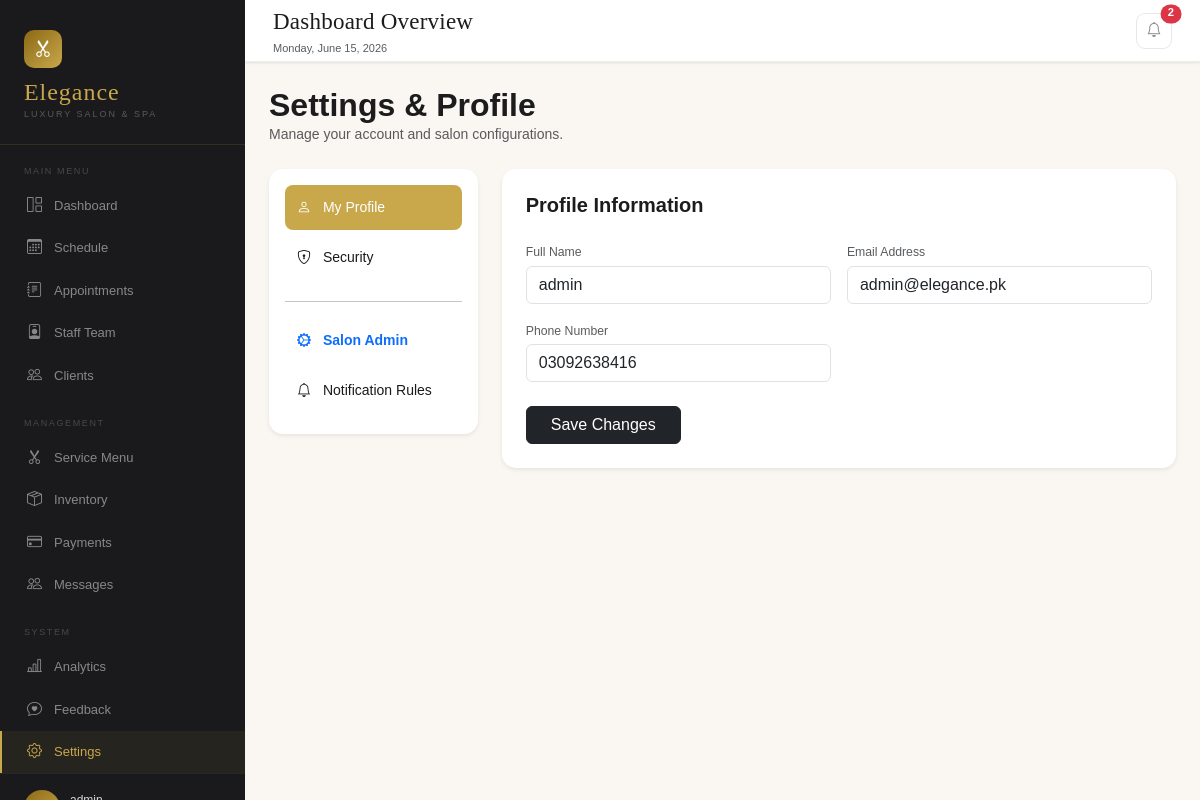
/dashboard/settings.php (signed in), run on the app's committed database.
### tables this page shows
CREATE TABLE `users` (
  `id` int(11) NOT NULL,
  `name` varchar(100) NOT NULL,
  `email` varchar(150) NOT NULL,
  `phone` varchar(20) DEFAULT NULL,
  `password` varchar(255) NOT NULL,
  `role` enum('admin','receptionist','stylist','client') DEFAULT 'client',
  `status` enum('active','inactive') DEFAULT 'active',
  `created_at` timestamp NOT NULL DEFAULT current_timestamp(),
  `gender` enum('male','female','other') DEFAULT NULL,
  `dob` date DEFAULT NULL,
  `address` text DEFAULT NULL,
  `bio` text DEFAULT NULL,
  `commission_rate` decimal(5,2) DEFAULT 0.00,
  `work_schedule` text DEFAULT NULL,
  `preferred_stylist_id` int(11) DEFAULT NULL,
  `preferences` text DEFAULT NULL,
  `notes` text DEFAULT NULL
);

### includes/auth.php (called while the page is built, shortened)
<?php
function getUserRole()
{
    return isset($_SESSION['role']) ? $_SESSION['role'] : null;
}

### dashboard/settings.php (the view, shortened to what this page needs)
<?php
require_once '../includes/auth.php';
require_once '../includes/db.php';
$user_id = $_SESSION['user_id'];
$user_role = getUserRole();
$stmt = $conn->prepare("SELECT name, email, phone FROM users WHERE id = ?");
$stmt->bind_param("i", $user_id);
$stmt->execute();
$user_data = $stmt->get_result()->fetch_assoc();
?>
<!DOCTYPE html>
<html lang="en">
<head>
    <link href="../assets/css/bootstrap.min.css" rel="stylesheet">
    <link href="https://cdn.jsdelivr.net/npm/bootstrap-icons@1.11.0/font/bootstrap-icons.css" rel="stylesheet">
    <link rel="stylesheet" href="../assets/css/dashboard.css">
</head>
<body>
    <?php include('../includes/sidebar.php'); ?>
    <div class="main-area">
        <?php include('../includes/topbar.php'); ?>
        <div class="content-area container-fluid px-4 py-4">
            <div class="mb-4">
                <h2 class="fw-bold mb-0">Settings & Profile</h2>
                <p class="text-muted">Manage your account and salon configurations.</p>
            </div>
            <div class="row g-4">
                <div class="col-12 col-lg-3">
                    <div class="panel p-3 bg-white shadow-sm border-0">
                        <nav class="settings-nav nav flex-column">
                            <button class="nav-link active" data-target="profile"><i class="bi bi-person me-2"></i> My Profile</button>
                            <button class="nav-link" data-target="security"><i class="bi bi-shield-lock me-2"></i> Security</button>
                            <?php if ($user_role === 'admin'): ?>
                                <hr>
                                <button class="nav-link text-primary fw-bold" data-target="admin-panel"><i class="bi bi-gear-wide-connected me-2"></i> Salon Admin</button>
                                <button class="nav-link" data-target="notifications"><i class="bi bi-bell me-2"></i> Notification Rules</button>
                            <?php endif; ?>
                        </nav>
                    </div>
                </div>
                <div class="col-12 col-lg-9">
                    <div id="profile" class="tab-content active panel p-4 bg-white shadow-sm border-0">
                        <h5 class="fw-bold mb-4">Profile Information</h5>
                        <form action="settings_action.php" method="POST">
                            <div class="row g-3">
                                <div class="col-md-6">
                                    <label class="small text-muted mb-1">Full Name</label>
                                    <input type="text" name="name" class="form-control" value="<?php echo htmlspecialchars($user_data['name']); ?>" required>
                                </div>
                                <div class="col-md-6">
                                    <label class="small text-muted mb-1">Email Address</label>
                                    <input type="email" name="email" class="form-control" value="<?php echo htmlspecialchars($user_data['email']); ?>" required>
                                </div>
                                <div class="col-md-6">
                                    <label class="small text-muted mb-1">Phone Number</label>
                                    <input type="text" name="phone" class="form-control" value="<?php echo htmlspecialchars($user_data['phone']); ?>">
                                </div>
                                <div class="col-12 mt-4">
                                    <button type="submit" class="btn btn-dark px-4">Save Changes</button>
                                </div>
                            </div>
                        </form>
                    </div>
                </div>
            </div>
        </div>
    </div>
</body>
</html>

### assets/css/dashboard.css (style rules this page uses)
:root { --gold: #c9a84c; --gold-light: #e8d4a0; --gold-dark: #8b6914; --cream: #faf7f2; --blush: #f2e8e4; --rose: #c48b8b; --charcoal: #1c1c1e; --sidebar-bg: #1a1a1c; --sidebar-width: 245px; --font-display: "Cormorant Garamond", serif; --font-body: "DM Sans", sans-serif; --panel-radius: 14px; --shadow-sm: 0 1px 3px rgba(0, 0, 0, 0.06), 0 1px 2px rgba(0, 0, 0, 0.04); }
* { margin: 0; padding: 0; box-sizing: border-box; }
body { font-family: var(--font-body); background: var(--cream); color: var(--charcoal); display: flex; height: 100vh; overflow: hidden; font-size: 14px; line-height: 1.5; }
.panel { background: white; border-radius: var(--panel-radius); border: 1px solid rgba(0, 0, 0, 0.055); overflow: hidden; box-shadow: var(--shadow-sm); }
.main-area { flex: 1; display: flex; flex-direction: column; overflow: hidden; min-width: 0; }
.content-area { flex: 1; overflow-y: auto; padding: 26px 28px 40px; }

### dashboard/settings.php (style rules this page uses)
.settings-nav .nav-link { color: #1a1a1a; padding: 12px; border-radius: 8px; margin-bottom: 5px; cursor: pointer; border: none; background: none; width: 100%; text-align: left; transition: 0.3s; }
.settings-nav .nav-link.active { background: #c9a84c; color: white; }
.tab-content { display: none; }
.tab-content.active { display: block; animation: fadeIn 0.4s; }

### data on the page
users: name "admin", email "admin@elegance.pk", phone "03092638416"

### other printed values
$notif_count "2"
